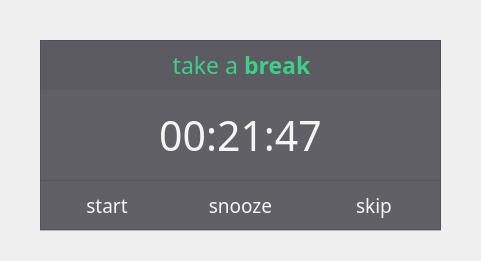
<?xml version="1.0" encoding="UTF-8"?>
<ui version="4.0">
 <class>Form</class>
 <widget class="QWidget" name="Form">
  <property name="geometry">
   <rect>
    <x>0</x>
    <y>0</y>
    <width>481</width>
    <height>261</height>
   </rect>
  </property>
  <property name="windowTitle">
   <string>Form</string>
  </property>
  <property name="styleSheet">
   <string notr="true"/>
  </property>
  <widget class="QFrame" name="frame">
   <property name="geometry">
    <rect>
     <x>40</x>
     <y>40</y>
     <width>401</width>
     <height>191</height>
    </rect>
   </property>
   <property name="font">
    <font>
     <family>Ebrima</family>
     <pointsize>14</pointsize>
    </font>
   </property>
   <property name="styleSheet">
    <string notr="true"/>
   </property>
   <property name="frameShape">
    <enum>QFrame::StyledPanel</enum>
   </property>
   <property name="frameShadow">
    <enum>QFrame::Raised</enum>
   </property>
   <widget class="QLabel" name="label">
    <property name="geometry">
     <rect>
      <x>-4</x>
      <y>0</y>
      <width>411</width>
      <height>50</height>
     </rect>
    </property>
    <property name="minimumSize">
     <size>
      <width>0</width>
      <height>50</height>
     </size>
    </property>
    <property name="maximumSize">
     <size>
      <width>16777215</width>
      <height>50</height>
     </size>
    </property>
    <property name="font">
     <font>
      <family>Ebrima</family>
      <pointsize>17</pointsize>
      <weight>50</weight>
      <bold>false</bold>
     </font>
    </property>
    <property name="styleSheet">
     <string notr="true">background-color: rgba(50, 50, 57, 200);

color: rgba(59,209,135,255);</string>
    </property>
    <property name="text">
     <string>take a &lt;b&gt;break&lt;/b&gt;</string>
    </property>
    <property name="alignment">
     <set>Qt::AlignCenter</set>
    </property>
   </widget>
   <widget class="QLabel" name="screen_time_label">
    <property name="geometry">
     <rect>
      <x>0</x>
      <y>50</y>
      <width>401</width>
      <height>90</height>
     </rect>
    </property>
    <property name="font">
     <font>
      <family>Ebrima</family>
      <pointsize>31</pointsize>
      <weight>50</weight>
      <bold>false</bold>
     </font>
    </property>
    <property name="styleSheet">
     <string notr="true">color: rgb(245, 245, 245);
background-color: rgba(56, 56, 64, 200);</string>
    </property>
    <property name="text">
     <string>00:21:47</string>
    </property>
    <property name="alignment">
     <set>Qt::AlignCenter</set>
    </property>
   </widget>
   <widget class="QFrame" name="frame_2">
    <property name="geometry">
     <rect>
      <x>0</x>
      <y>140</y>
      <width>401</width>
      <height>50</height>
     </rect>
    </property>
    <property name="font">
     <font>
      <family>Ebrima</family>
      <pointsize>14</pointsize>
     </font>
    </property>
    <property name="styleSheet">
     <string notr="true">QPushButton {
color: rgb(245, 245, 245);
background-color:rgba(56, 56, 64, 200);
border: none;
}

QPushButton:hover {
color: rgba(59,209,135,255);
background-color: rgba(68, 68, 78, 200);
}</string>
    </property>
    <property name="frameShape">
     <enum>QFrame::StyledPanel</enum>
    </property>
    <property name="frameShadow">
     <enum>QFrame::Raised</enum>
    </property>
    <widget class="QWidget" name="horizontalLayoutWidget">
     <property name="geometry">
      <rect>
       <x>0</x>
       <y>0</y>
       <width>401</width>
       <height>51</height>
      </rect>
     </property>
     <property name="font">
      <font>
       <family>Ebrima</family>
       <pointsize>14</pointsize>
      </font>
     </property>
     <layout class="QHBoxLayout" name="horizontalLayout">
      <property name="spacing">
       <number>0</number>
      </property>
      <property name="sizeConstraint">
       <enum>QLayout::SetDefaultConstraint</enum>
      </property>
      <item>
       <widget class="QPushButton" name="start_button">
        <property name="sizePolicy">
         <sizepolicy hsizetype="Minimum" vsizetype="Minimum">
          <horstretch>1</horstretch>
          <verstretch>0</verstretch>
         </sizepolicy>
        </property>
        <property name="font">
         <font>
          <family>Ebrima</family>
          <pointsize>14</pointsize>
          <weight>50</weight>
          <bold>false</bold>
         </font>
        </property>
        <property name="styleSheet">
         <string notr="true"/>
        </property>
        <property name="text">
         <string>start</string>
        </property>
       </widget>
      </item>
      <item>
       <widget class="QPushButton" name="snooze_button">
        <property name="sizePolicy">
         <sizepolicy hsizetype="Minimum" vsizetype="Minimum">
          <horstretch>1</horstretch>
          <verstretch>0</verstretch>
         </sizepolicy>
        </property>
        <property name="font">
         <font>
          <family>Ebrima</family>
          <pointsize>14</pointsize>
          <weight>50</weight>
          <bold>false</bold>
         </font>
        </property>
        <property name="styleSheet">
         <string notr="true"/>
        </property>
        <property name="text">
         <string>snooze</string>
        </property>
       </widget>
      </item>
      <item>
       <widget class="QPushButton" name="skip_button">
        <property name="sizePolicy">
         <sizepolicy hsizetype="Minimum" vsizetype="Minimum">
          <horstretch>1</horstretch>
          <verstretch>0</verstretch>
         </sizepolicy>
        </property>
        <property name="font">
         <font>
          <family>Ebrima</family>
          <pointsize>14</pointsize>
          <weight>50</weight>
          <bold>false</bold>
         </font>
        </property>
        <property name="styleSheet">
         <string notr="true"/>
        </property>
        <property name="text">
         <string>skip</string>
        </property>
       </widget>
      </item>
     </layout>
    </widget>
   </widget>
  </widget>
 </widget>
 <resources/>
 <connections/>
</ui>
